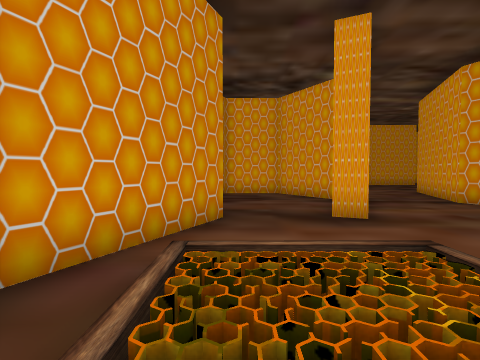
View 1 (above)

24 first-person views from a walk through a Unity game level. The camera is 1.5 m above the floor, tilts 2° down and sees 85° across. The floor is counted in squares, 2 m on a side. Each view is taken from the middle of a square. On the plan, view 1 faces up. The plan holds only what a view shows up to about 9 squares ahead; the rest is blank. The place goes on beyond the plan. The player character is not drawn. Some animated figures are left out.

View 2
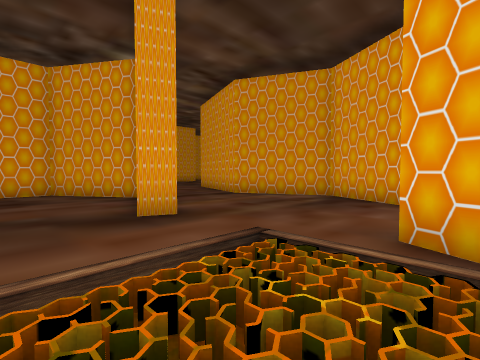

View 3
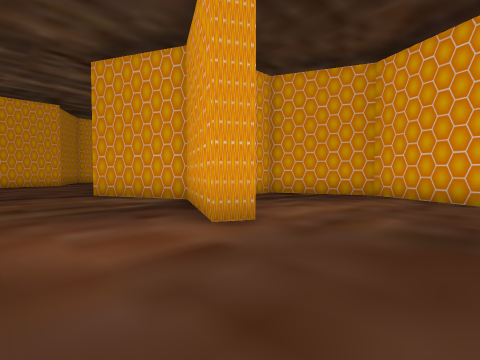

View 4
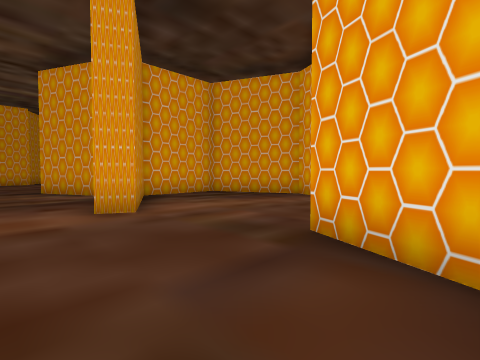

View 5
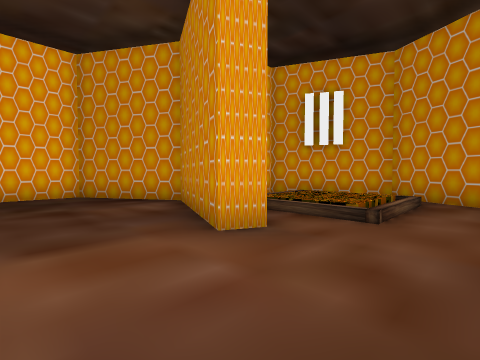

View 6
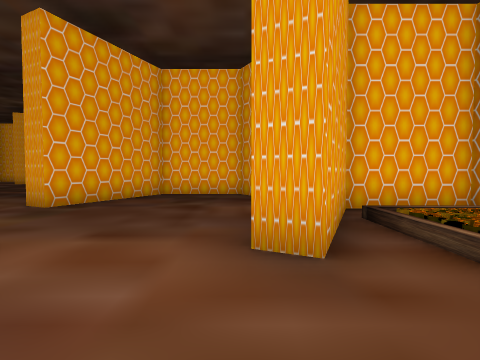

View 7
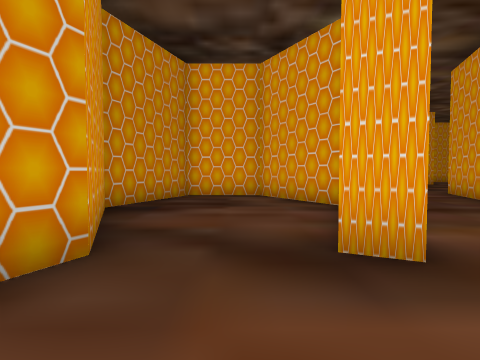

View 8
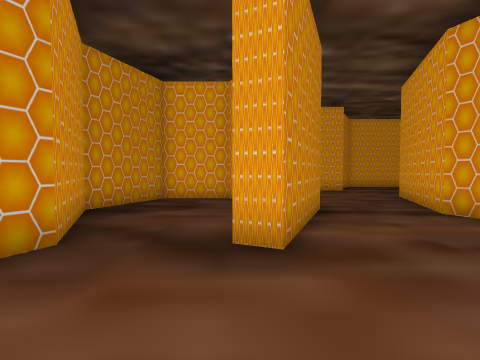

View 9
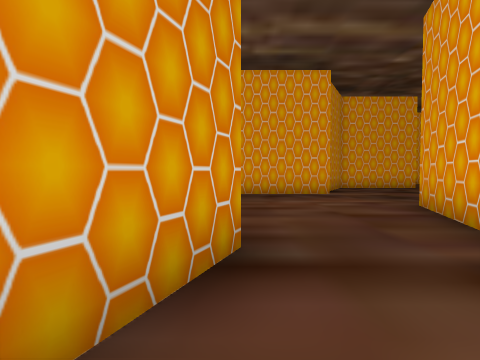

View 10
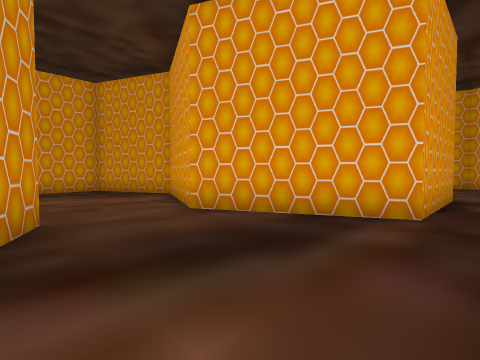

View 11
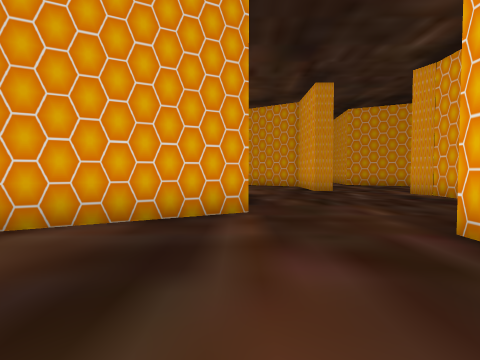

View 12
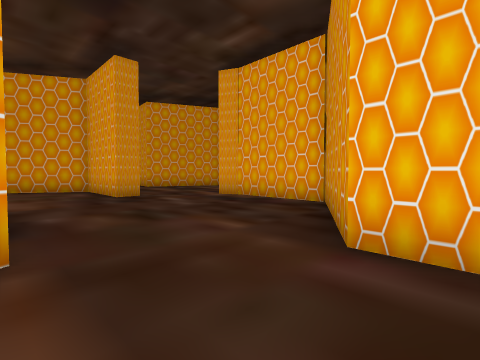

View 13
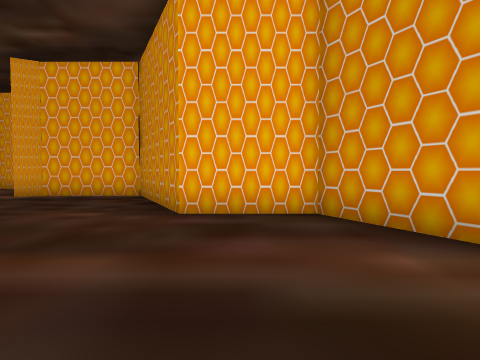

View 14
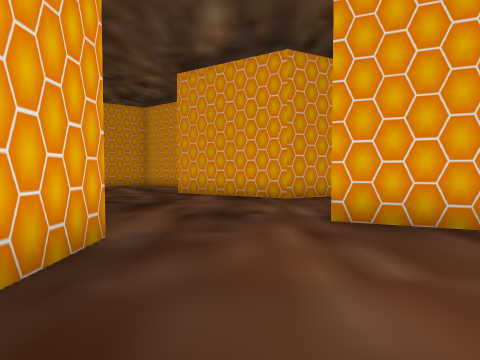

View 15
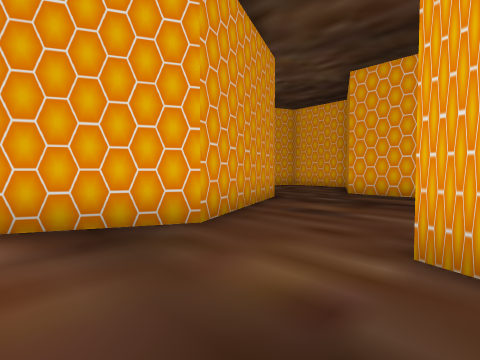

View 16
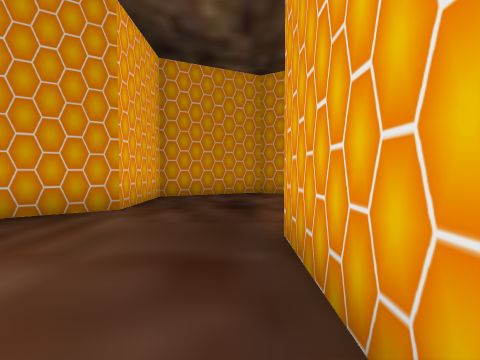

View 17
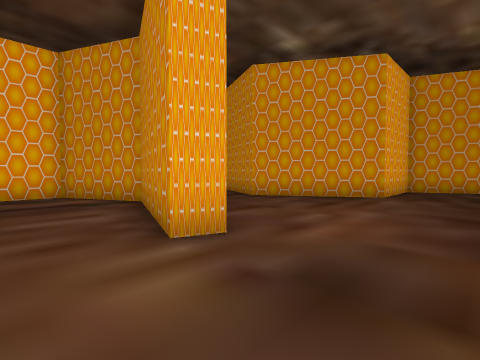

View 18
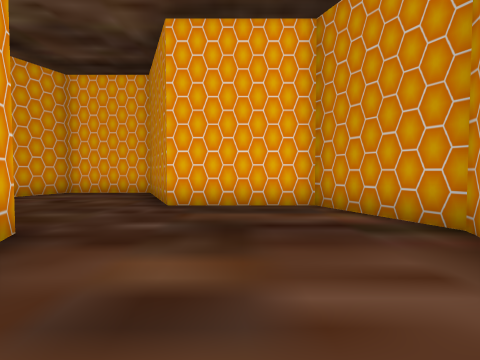

View 19
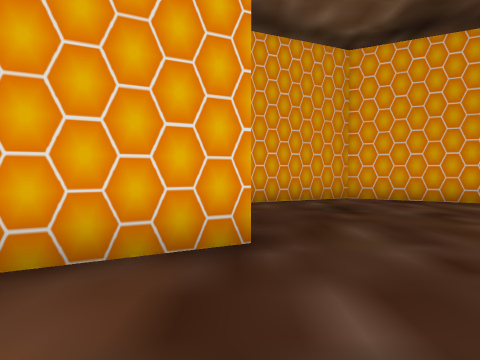

View 20
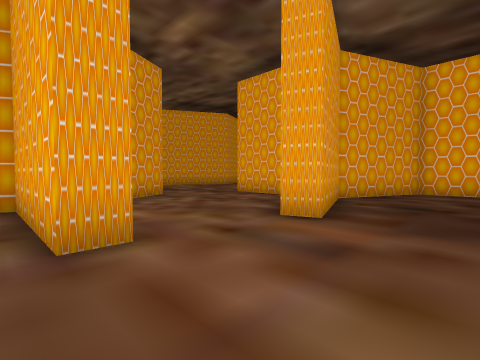

View 21
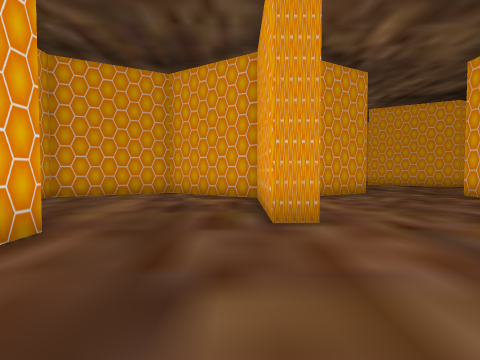

View 22
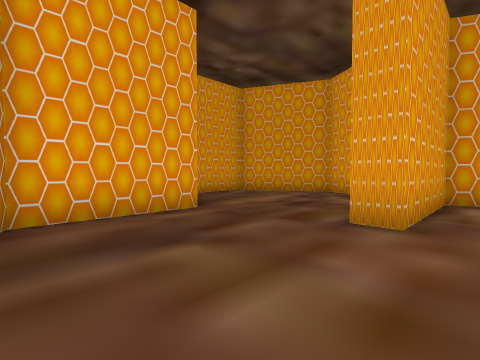

View 23
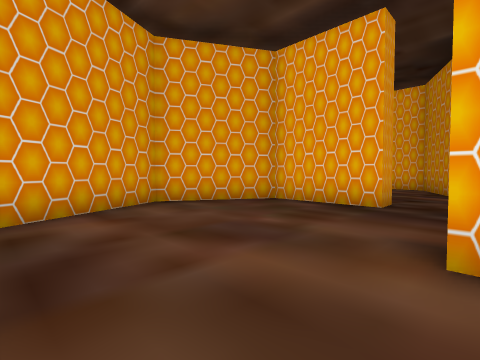

View 24
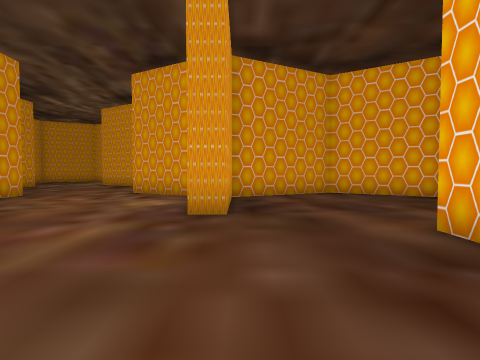

### Floor plan
Ten units are one square. View 1 is at (0, 0); x grows to the right and y downward. Boxes are objects, and circles mark ways between rooms. Rooms are numbered by the first view taken in them; rooms with no view inside come last. Other rooms are left out.
<svg viewBox="-25 -161 250 275">
<path fill="none" stroke="#000" d="M40 -85 25 -51 18 -54M114 7 125 -17 112 -47 85 -47 70 -17 64 -20 79 -48 65 -77 71 -93M-11 -70 -3 -53 -20 -19 -6 12 19 12 33 -18 39 -15 24 18 40 45 65 45 80 13 86 16M123 43 110 16 114 7M86 16 81 26M75 56 86 75 111 75M70 -145 39 -145M71 -93 79 -116 85 -114 72 -78 84 -53 116 -53M123 -87 111 -117 128 -151M-15 -155 -20 -147 -6 -117 20 -117 40 -85M167 -108 167 -115 202 -115 219 -144 213 -156M162 -145 131 -145M156 45 164 45M199 18 175 18 175 10M177 78 204 78 220 51 204 17M111 75 130 109 159 109 166 105M164 52 127 52 123 43M116 -53 131 -21 158 -21 172 -52 158 -81M127 -78 123 -87M213 -86 201 -110 168 -110M189 -53 210 -53M158 -81 167 -84M33 -84 16 -110 -6 -110 -17 -83 -11 -70"/>
<circle cx="100" cy="13" r="3" fill="#2a7"/>
<circle cx="55" cy="-90" r="3" fill="#2a7"/>
<circle cx="10" cy="-70" r="3" fill="#2a7"/>
<circle cx="120" cy="60" r="3" fill="#2a7"/>
<circle cx="120" cy="-70" r="3" fill="#2a7"/>
<circle cx="145" cy="-80" r="3" fill="#2a7"/>
<circle cx="165" cy="-95" r="3" fill="#2a7"/>
<circle cx="165" cy="65" r="3" fill="#2a7"/>
<text x="50" y="-20">1</text>
<text x="100" y="40">2</text>
<text x="70" y="-120">3</text>
<text x="170" y="-120">4</text>
<text x="170" y="30">5</text>
<text x="140" y="80">6</text>
<text x="140" y="-50">7</text>
<text x="190" y="-80">8</text>
<text x="0" y="-90">9</text>
</svg>
Room 1 opens to room 2. Room 1 opens to room 3. Room 1 opens to room 9. Room 2 opens to room 6. Room 3 opens to room 7. Room 4 opens to room 7. Room 4 opens to room 8. Room 5 opens to room 6.

Where each view was taken, in squares from view 1:
view 1: 0 up, 0 right, facing up
view 2: 1 up, 0 right, facing up-right
view 3: 1 down, 4 right, facing up-right
view 4: 3 down, 5 right, facing up-right
view 5: 4 up, 6 right, facing down-left
view 6: 4 up, 4 right, facing down
view 7: 3 up, 1 right, facing up
view 8: 2 up, 2 right, facing up
view 9: 6 up, 4 right, facing up
view 10: 6 down, 8 right, facing up-right
view 11: 5 down, 8 right, facing right
view 12: 5 down, 10 right, facing down-right
view 13: 3 down, 10 right, facing down
view 14: 13 up, 4 right, facing right
view 15: 14 up, 8 right, facing down-right
view 16: 14 up, 7 right, facing left
view 17: 14 up, 10 right, facing down-left
view 18: 11 up, 10 right, facing down
view 19: 8 up, 10 right, facing right
view 20: 12 up, 14 right, facing down-right
view 21: 12 up, 13 right, facing right
view 22: 10 up, 13 right, facing up-right
view 23: 2 down, 16 right, facing down-right
view 24: 2 down, 13 right, facing right
